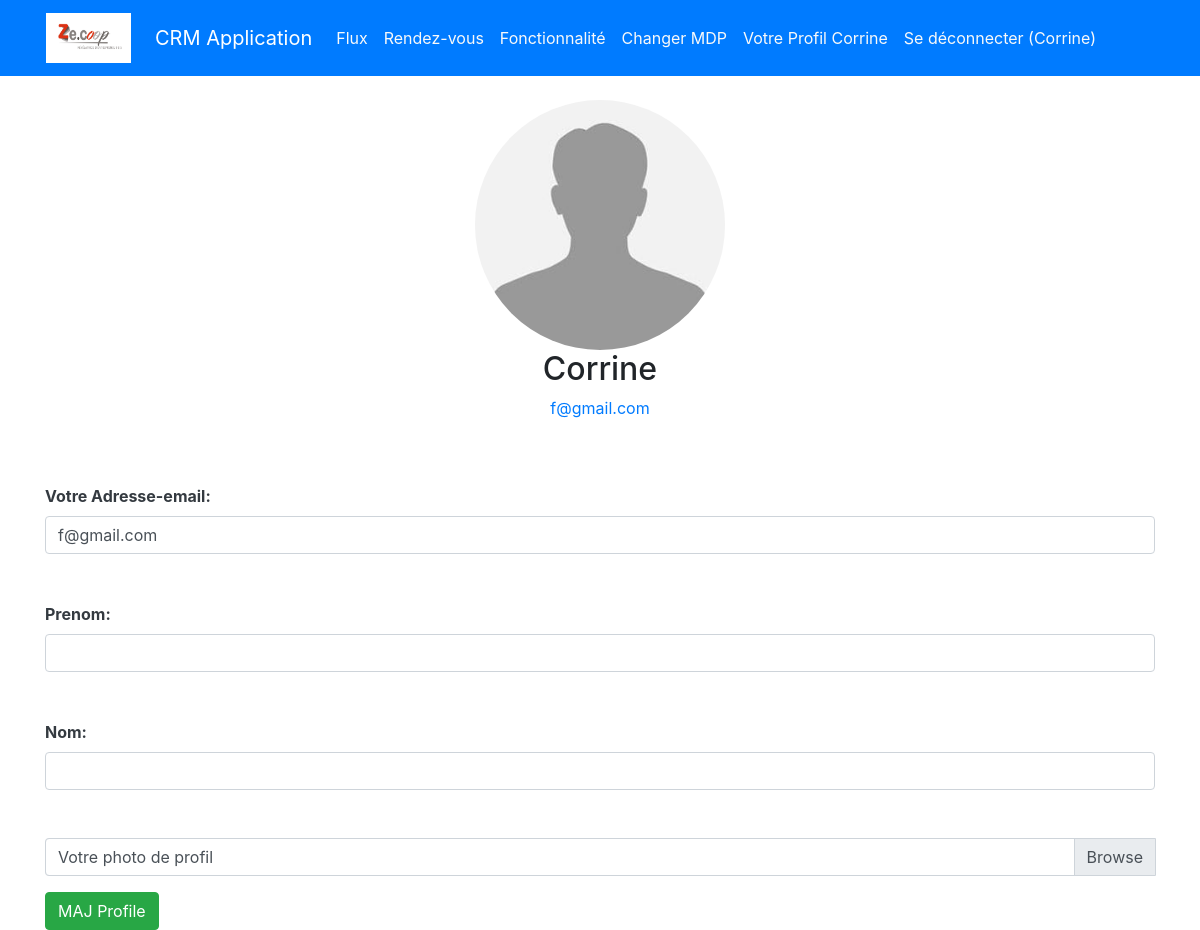
Screenshot of /profile/ (signed in) with the database file from the repository.
### authentification/models.py (models this page shows, shortened)
class User(AbstractUser):
    pass

class Profile(models.Model):
    user = models.OneToOneField(User, on_delete=models.CASCADE)
    avatar = models.ImageField(default='avatar.jpg', upload_to='profile_avatars')

### authentification/views.py (the view)
# urls.py: path('profile/',authentification.views.profile , name='profile'),
@login_required
def profile(request):
    if request.method == 'POST':
        u_form = UserUpdateForm(request.POST, instance=request.user)
        p_form = ProfileUpdateForm(request.POST, request.FILES, instance=request.user.profile)
        if u_form.is_valid() and p_form.is_valid():
            u_form.save()
            p_form.save()
            messages.success(request, f'Votre compte a été modifié!')
            return redirect('profile')
    else:
        u_form = UserUpdateForm(instance=request.user)
        p_form = ProfileUpdateForm(instance=request.user.profile)
    context = {
        'u_form': u_form,
        'p_form': p_form,
        'title': 'Profile'
    }
    return render(request, 'authentification/profile.html', context)

### authentification/forms.py
class UserUpdateForm(forms.ModelForm):
    class Meta:
        model = User
        fields = ['email', 'first_name', 'last_name',]

class ProfileUpdateForm(forms.ModelForm):
    class Meta:
        model = Profile
        fields = ['avatar']

### authentification/templates/authentification/profile.html (shortened to what this page needs)
{% extends 'base.html' %}
{% block content %}
<div class="center"></br>
	<form method="POST" enctype="multipart/form-data" class="container">
	    {% if user.profile %}
		<div class="text-center">
			<img class = "rounded-circle" width=250 height=250 src="{{user.profile.avatar.url}}"
			    alt="{{ user.username }}" class="avatar rounded mx-auto d-block"  accept=".jpg,.jpeg,.png"/>
		</div>
	    {% endif %}
	<div class="row" >
		<div class = "col">
	       <h2 class="text-center">{{ user.username | title }}</h2>
	       <p class="text-center"><a href="mailto:{{user.email}}">{{user.email}}</a></p></br></br>
		   <label class="font-weight-bold text-dark" for="email">Votre Adresse-email:</label>
		   <input  type="email" class="form-control " id="email" name="email" value="{{user.email}}" /></br></br>
		<label class="font-weight-bold text-dark"  for="first_name">Prenom:</label>
		<input type="first_name" class="form-control" id="first_name" name="first_name" value="{{user.first_name}}" /></br></br>
		<label class="font-weight-bold text-dark" for="last_name">Nom:</label>
		<input type="last_name" class="form-control" id="last_name" name="last_name" value="{{user.last_name}}" /></br></br>
		<div class="input-group mb-3">
			<div class="custom-file">
			  <label class="custom-file-label " for="avatar"> Votre photo de profil</label>
			</div>
		</div>
	    <button type="submit" class="btn btn-success" data-toggle="button" aria-pressed="false" autocomplete="off">MAJ Profile</button>
		</div>
	</div>
	</form>
</div>
{% endblock content %}

### templates/base.html (shortened to what this page needs)
<!doctype html>
{% load static %}
<html lang="en">
<head>
    <link rel="stylesheet" href="https://cdn.jsdelivr.net/npm/bootstrap@4.3.1/dist/css/bootstrap.min.css"
>
</head>
<body>
<div class="bg-primary">
    <div class="container">
        <div class="row">
            <nav class="col navbar navbar-expand-lg navbar-dark">
                <img class="navbar-brand mr-4" src="{% static 'logo.jpg' %}" width="85" height="60" alt="Logo" accept=".jpg,.jpeg,.png"></br>
                <a class="navbar-brand" href="{% url 'home' %}">CRM Application</a>
                <div id="navbarContent" class="collapse navbar-collapse">
                    <ul class="navbar-nav">
                        {% if user.is_authenticated %}
                        <li class="nav-item ">
                            <a class="nav-link text-light"
                               href="{% url 'home' %}">Flux</a>
                        <li class="nav-item">
                            <a class="nav-link text-light"
                               href="{% url 'rendezvous' %}">Rendez-vous</a>
                        </li>
                        <li class="nav-item">
                            <a class="nav-link text-light"
                               href="{% url 'home' %}">Fonctionnalité</a>
                        </li>
                        <li class="nav-item ">
                            <a class="nav-link text-light"
                               href="{% url 'password_change' %}">Changer
                                MDP</a>
                        </li>
                        <li class="nav-item ">
                            <a class= "nav-link text-light"href="{% url 'profile' %}" title="Update my profile">Votre Profil {{request.user | title}}</a>
                        </li>
                        <li class="nav-item ">
                            <a class="nav-link text-light" href="{% url 'logout' %}">Se
                                déconnecter ({{ request.user }})</a>
                        {% endif %}
                    </ul>
                </div>
            </nav>
        </div>
    </div>
</div>
{% block content %}
{% endblock content %}
</body>
</html>

### rows the page displays
User: user "Corrine", profile.avatar (placeholder picture), username "Corrine", email "f@gmail.com"
